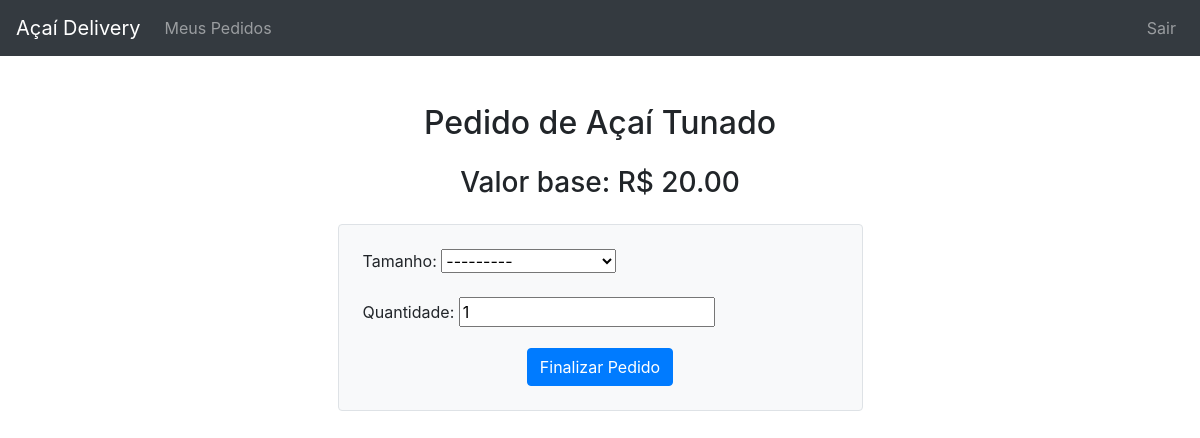
The app's page /fazer-pedido/1/ (signed in), older data.
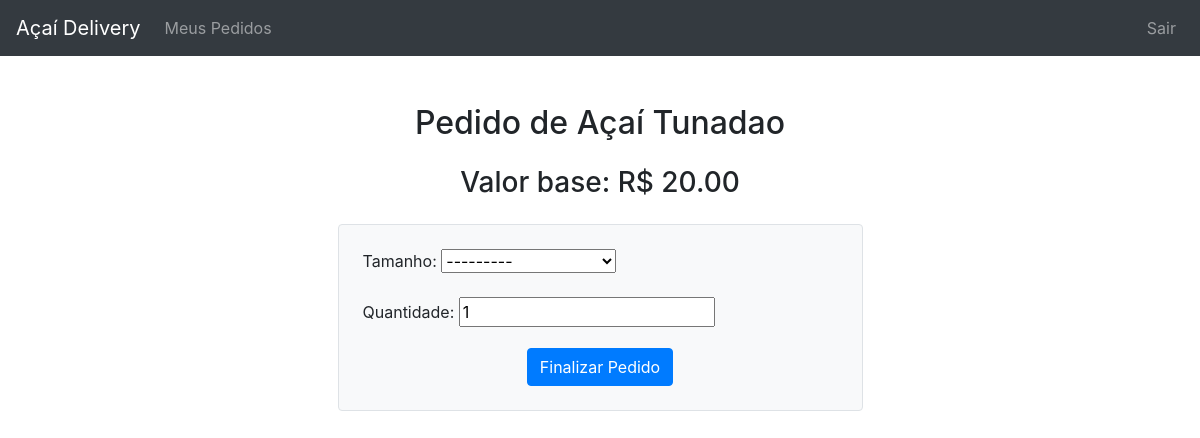
The same page, newer data.
### produto/models.py (models this page shows, shortened)
class Produto(models.Model):
    nome = models.CharField(max_length=100)
    preco = models.DecimalField(max_digits=6, decimal_places=2)
    sabor = models.ManyToManyField(Sabor, blank=True)
    acompanhamentos = models.ManyToManyField(Acompanhamento, blank=True)
    imagem = models.ImageField(upload_to='images/produtos/', null=True, blank=True)

### pedido/views.py (the view)
# urls.py: path('fazer-pedido/<int:produto_id>/', views.fazer_pedido, name='fazer_pedido'),
@login_required
def fazer_pedido(request, produto_id):
    produto = get_object_or_404(Produto, id=produto_id)
    if request.method == 'POST':
        form = PedidoProdutoForm(request.POST)
        if form.is_valid():
            pedido = form.save(commit=False)
            pedido.produto = produto
            pedido.usuario = request.user
            pedido.save()
            return redirect('resumo_pedido', pedido_id=pedido.id)
    else:
        form = PedidoProdutoForm()
    return render(request, 'pedido/fazer_pedido.html', {'form': form, 'produto': produto})

### pedido/forms.py
class PedidoProdutoForm(forms.ModelForm):
    class Meta:
        model = PedidoProduto
        fields = ['tamanho', 'quantidade',]

### ingrediente/models.py (called while the page is built)
    def __str__(self):
        return f"{self.nome} (+R$ {self.preco_adicional})"

### templates/pedido/fazer_pedido.html (shortened to what this page needs)
{% extends 'base.html' %}
{% block content %}
<div class="container mt-4">
    <h2 class="text-center mb-4">Pedido de {{ produto.nome }}</h2>
    <h3 class="text-center mb-4">Valor base: R$ {{ produto.preco }}</h3>
    <div class="row justify-content-center">
        <div class="col-md-6">
            <form method="POST" class="bg-light p-4 border rounded">
                {{ form.as_p }}
                <div class="text-center mt-3">
                    <button type="submit" class="btn btn-primary">Finalizar Pedido</button>
                </div>
            </form>
        </div>
    </div>
</div>
{% endblock %}

Row changes from the older to the newer data that the page shows:
changed Produto: nome "Açaí Tunado" → "Açaí Tunadao"
